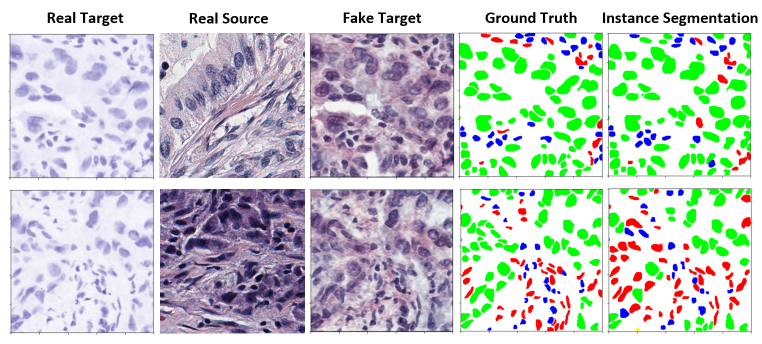
#> input picture assets/overview.PNG, 1523 x 687 px (shown at 1/2 size)
$ python -i segmentation_functions.py   (imports and definitions only)   (older library calls are emulated)
#> lines starting #> are read from the running program, lines starting #| are printed output that depends on the picture; after the words box and inside, x2 and y2 are one past the last pixel; in counts of white or black regions, pixels touching at a corner belong together
#Functions for nuclei segmentation in Kaggle PANDA challenge

import numpy                    as np
import matplotlib.image         as mpimg
import matplotlib.pyplot        as plt
from sklearn                    import preprocessing
import math
import scipy.misc as misc
import cv2
import skimage
from skimage                    import measure
from skimage                    import img_as_bool, io, color, morphology, segmentation
from skimage.morphology         import binary_closing, binary_opening, disk
from PIL                        import Image

import time
import re
import sys
import os
import openslide
from openslide                  import open_slide, ImageSlide
import matplotlib.pyplot        as plt

import pandas                   as pd
import xml.etree.ElementTree    as ET
from skimage.draw import polygon
import random

#####################################################################
#Functions for color deconvolution
#####################################################################
# [121 lines left out: functions normalize, convert_to_optical_densities, channel_deconvolution, make_8UC, make_8UC3, check_channel and 1 more, not called in this run]

def otsu_thresholding(img, thresh=None, plot_image=False, fill_hole=False):
    """Do image thresholding.

    Args:
        img: A uint8 matrix for thresholding.
        thresh: If provided, do binary thresholding use this threshold. If not, do default Otsu thresholding.
        plot_image: Set Ture if want to real-time display results. Default is False.
        fill_hole: Set True if want to fill holes in the generated mask. Default is False.

    Returns:
        A 0/255 mask matrix same size as img; object: 255; backgroung: 0.
    """
    if thresh is None:
        # Perform Otsu thresholding
        thresh, mask = cv2.threshold(img, 0, 255, cv2.THRESH_BINARY + cv2.THRESH_OTSU)
    else:
        # Manually set threshold
        thresh, mask = cv2.threshold(img, thresh, 255, cv2.THRESH_BINARY)

    mask = skimage.morphology.remove_small_objects(mask, 2)

    # Fill holes
    if fill_hole:
        mask = fill_holes(mask)

    if plot_image:
        plt.figure()
        plt.imshow(img, cmap="gray")
        plt.title("Original")
        plt.figure()
        plt.imshow(mask)
        plt.title("After Thresholding")
        plt.colorbar()
        plt.show()

    return mask

# [411 lines left out: functions watershed, generate_mask, get_mask_for_slide_image, extract_patch_by_location, extract_patch_by_tissue_area, parseXML and 5 more, not called in this run]

def plotImage(image):
    plt.imshow(image)
    plt.show()

# [47 lines left out: functions checkWhiteSlide, getPatches, not called in this run]

'''Example codes for getting patches from labeled svs files:
#define the patterns
patterns = ['small_acinar',
            'large_acinar',
            'tubular',
            'trabecular',
            'aveolar',
            'solid',
            'pseudopapillary',
            'rhabdoid',
            'sarcomatoid',
            'necrosis',
            'normal',
            'other']
#create folders
for pattern in patterns:
    if not os.path.exists(pattern):
        os.makedirs(pattern)
#define parameters
patchSize = 500
numPatches = 50
dirName = '/home/swan15/kidney/ccRCC/slides'
annotatedSlides = 'slide_region_of_interests.txt'

f = open(annotatedSlides, 'r+')
slides = [re.search('.*(?=\.svs)', line).group(0) for line in f
          if re.search('.*(?=\.svs)', line) is not None]
print slides
f.close()
for slideID in slides:
    print('Start '+slideID)
    try:
        xmlFile = slideID+'.xml'
        svsFile = slideID+'.svs'

        xmlFile = os.path.join(dirName, xmlFile)
        svsFile = os.path.join(dirName, svsFile)

        if not os.path.isfile(xmlFile):
            print xmlFile+' not exist'
            continue

        for pattern in patterns:

            numPatchesGenerated = len([files for files in os.listdir(pattern)
                                      if re.search(slideID+'_.+\.png', files) is not None])
            if numPatchesGenerated >= numPatches:
                print(pattern+' existed')
                continue
            else:
                numPatchesTemp = numPatches - numPatchesGenerated

            slide, mask = getMask(xmlFile, svsFile, pattern)

            if not slide:
                #print(pattern+' not detected.')
                continue

            getPatches(slide, mask, numPatches = numPatchesTemp, dims = (patchSize, patchSize),
                       dirPath = pattern+'/', slideNum = slideID, plotMask = False)  # Get Patches
            print(pattern+' done.')

        print('Done with ' + slideID)
        print('----------------------')

    except:
        print('Error with ' + slideID)
'''

##################################################################
# RGB color processing
##################################################################

# convert RGBA image to RGB (specifically designed for masks)
# [58 lines left out: functions convert_RGBA, RGB_to_index, index_to_RGB, shift_HSV, not called in this run]

>>> import cv2
>>> picture = cv2.imread('assets/overview.PNG', cv2.IMREAD_GRAYSCALE)
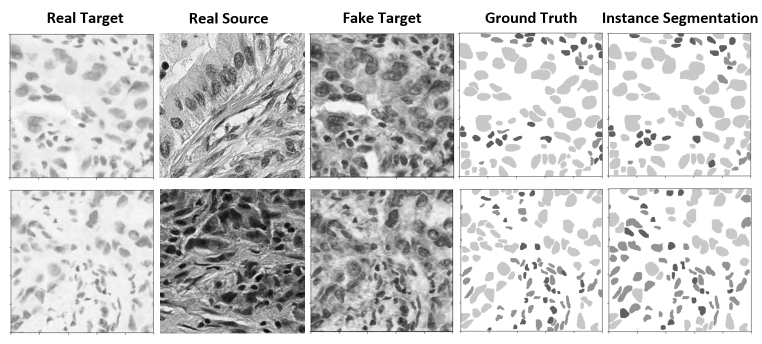
#> picture: shape (687, 1523) (shown at 1/2 size); min 0, max 255, mean 205.9
>>> result = otsu_thresholding(picture)
#> in otsu_thresholding, `thresh, mask = cv2.threshold(img, 0, 255, cv2.THRESH_BINARY + cv2.THRE..`:
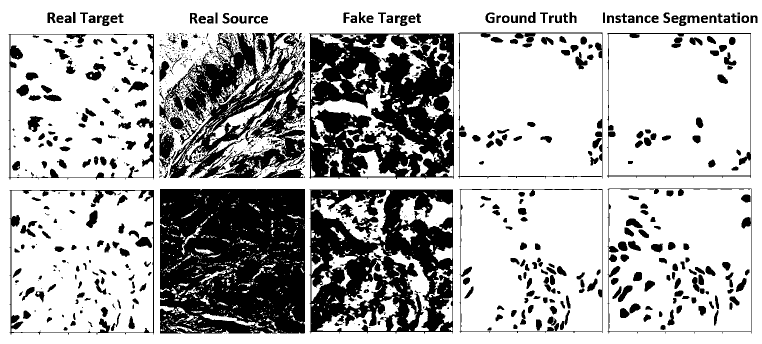
#> mask: shape (687, 1523) (shown at 1/2 size); 71.2% white; 948 black regions (528 under 20 px), largest, box (x1, y1, x2, y2) and area: (320, 378, 610, 667) 76266, (618, 67, 908, 358) 58271, (619, 379, 906, 667) 51131
#> in otsu_thresholding, `thresh, mask = cv2.threshold(img, 0, 255, cv2.THRESH_BINARY + cv2.THRE..`: thresh = 182
